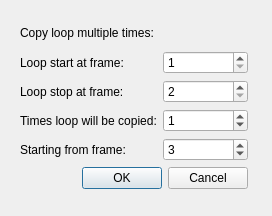
<?xml version="1.0" encoding="UTF-8"?>
<ui version="4.0">
 <class>Dialog</class>
 <widget class="QDialog" name="Dialog">
  <property name="geometry">
   <rect>
    <x>0</x>
    <y>0</y>
    <width>272</width>
    <height>216</height>
   </rect>
  </property>
  <property name="windowTitle">
   <string>Copy multiple keyframes</string>
  </property>
  <widget class="QWidget" name="">
   <property name="geometry">
    <rect>
     <x>20</x>
     <y>20</y>
     <width>228</width>
     <height>169</height>
    </rect>
   </property>
   <layout class="QVBoxLayout" name="verticalLayout">
    <item>
     <widget class="QLabel" name="labHeader">
      <property name="text">
       <string>Copy loop multiple times:</string>
      </property>
     </widget>
    </item>
    <item>
     <layout class="QFormLayout" name="formLayout">
      <item row="0" column="0">
       <widget class="QLabel" name="labStartLoop">
        <property name="text">
         <string>Loop start at frame:</string>
        </property>
       </widget>
      </item>
      <item row="0" column="1">
       <widget class="QSpinBox" name="sBoxStartLoop">
        <property name="minimum">
         <number>1</number>
        </property>
        <property name="maximum">
         <number>9998</number>
        </property>
       </widget>
      </item>
      <item row="1" column="0">
       <widget class="QLabel" name="labStopLoop">
        <property name="text">
         <string>Loop stop at frame:</string>
        </property>
       </widget>
      </item>
      <item row="1" column="1">
       <widget class="QSpinBox" name="sBoxStopLoop">
        <property name="minimum">
         <number>2</number>
        </property>
        <property name="maximum">
         <number>9999</number>
        </property>
       </widget>
      </item>
      <item row="2" column="0">
       <widget class="QLabel" name="labTimesCopied">
        <property name="text">
         <string>Times loop will be copied:</string>
        </property>
       </widget>
      </item>
      <item row="2" column="1">
       <widget class="QSpinBox" name="sBoxNumberLoops">
        <property name="value">
         <number>1</number>
        </property>
       </widget>
      </item>
      <item row="3" column="0">
       <widget class="QLabel" name="labStartFrom">
        <property name="text">
         <string>Starting from frame: </string>
        </property>
       </widget>
      </item>
      <item row="3" column="1">
       <widget class="QSpinBox" name="sBoxStartFrom">
        <property name="maximum">
         <number>999</number>
        </property>
        <property name="value">
         <number>3</number>
        </property>
       </widget>
      </item>
     </layout>
    </item>
    <item>
     <widget class="QDialogButtonBox" name="buttonBox">
      <property name="orientation">
       <enum>Qt::Horizontal</enum>
      </property>
      <property name="standardButtons">
       <set>QDialogButtonBox::Cancel|QDialogButtonBox::Ok</set>
      </property>
     </widget>
    </item>
   </layout>
  </widget>
 </widget>
 <resources/>
 <connections>
  <connection>
   <sender>buttonBox</sender>
   <signal>accepted()</signal>
   <receiver>Dialog</receiver>
   <slot>accept()</slot>
   <hints>
    <hint type="sourcelabel">
     <x>248</x>
     <y>254</y>
    </hint>
    <hint type="destinationlabel">
     <x>157</x>
     <y>274</y>
    </hint>
   </hints>
  </connection>
  <connection>
   <sender>buttonBox</sender>
   <signal>rejected()</signal>
   <receiver>Dialog</receiver>
   <slot>reject()</slot>
   <hints>
    <hint type="sourcelabel">
     <x>316</x>
     <y>260</y>
    </hint>
    <hint type="destinationlabel">
     <x>286</x>
     <y>274</y>
    </hint>
   </hints>
  </connection>
 </connections>
</ui>
